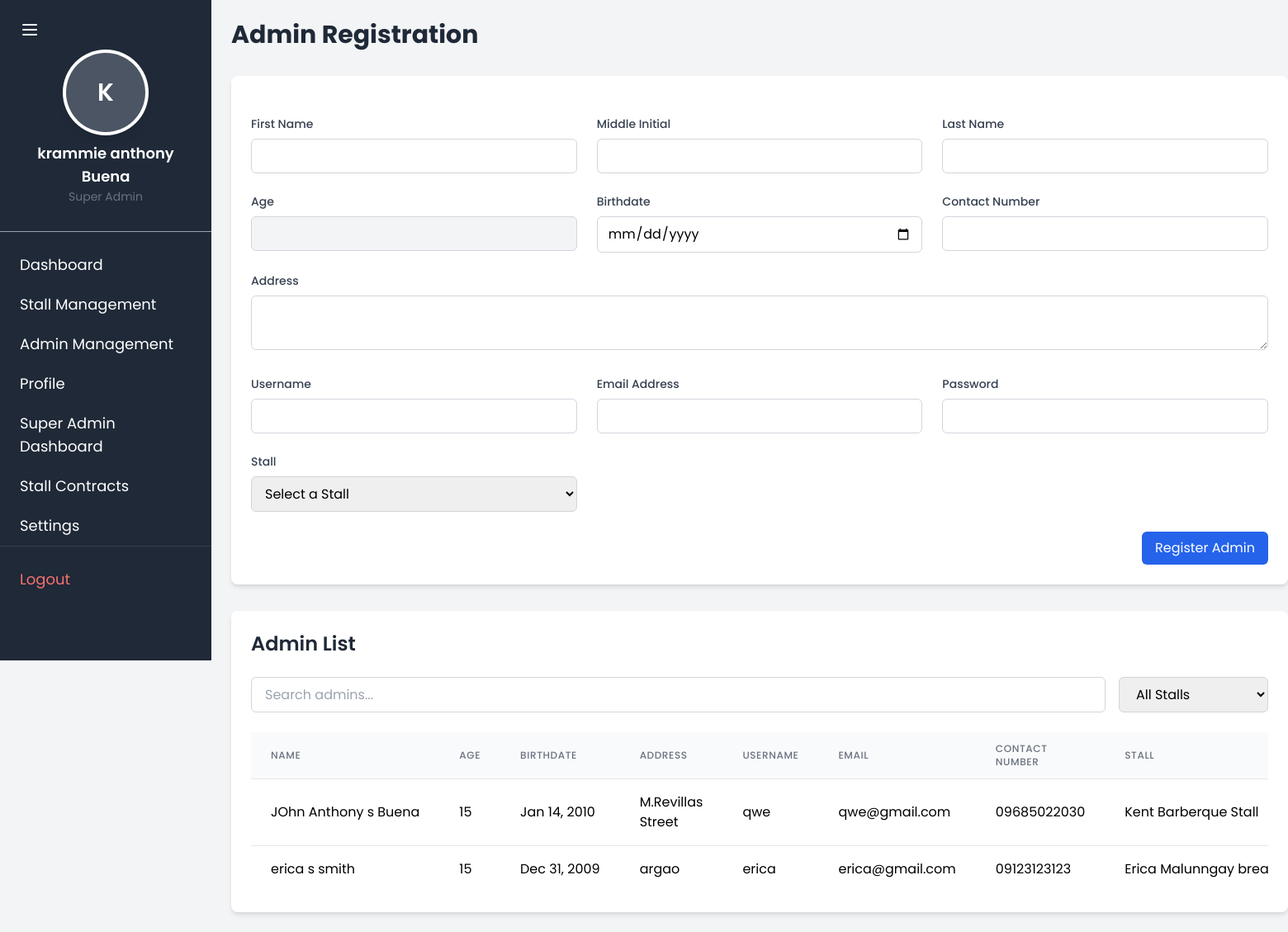
The app's page /register_admin (signed in) with its own data.
### TriadApp/models.py (models this page shows, shortened)
class CustomUser(AbstractUser):
    middle_name = models.CharField(max_length=50, blank=True, null=True)
    gender = models.CharField(max_length=10, blank=True, null=True)
    birthdate = models.DateField(null=True, blank=True)
    phone = models.CharField(max_length=15, blank=True, null=True)
    address = models.TextField(blank=True, null=True)
    profile_image = models.ImageField(upload_to='profile_images/', blank=True, null=True)
    groups = models.ManyToManyField(
        'auth.Group',
        related_name='custom_user_set',
        blank=True,
        help_text='The groups this user belongs to. A user will get all permissions granted to each of their groups.',
        verbose_name='groups',
    )
    user_permissions = models.ManyToManyField(
        'auth.Permission',
        related_name='custom_user_set',
        blank=True,
        help_text='Specific permissions for this user.',
        verbose_name='user permissions',
    )
    class Meta:
        db_table = 'custom_user'

class AdminProfile(models.Model):
    firstname = models.CharField(max_length=50)
    middle_initial = models.CharField(max_length=1, blank=True, null=True)
    lastname = models.CharField(max_length=50)
    age = models.IntegerField()
    birthdate = models.DateField()
    address = models.TextField()
    username = models.CharField(max_length=50, unique=True)
    email = models.EmailField(max_length=254, unique=True, default='', blank=True)
    password = models.CharField(max_length=100)
    contact_number = models.CharField(max_length=15)
    stall = models.ForeignKey('Stall', on_delete=models.CASCADE, related_name="admins", to_field='store_id')

class Stall(models.Model):
    store_id = models.UUIDField(default=uuid.uuid4, editable=False, unique=True)
    name = models.CharField(max_length=255)
    logo = models.ImageField(upload_to='stall_logos/')
    contact_number = models.CharField(max_length=15)
    is_active = models.BooleanField(default=True)  # Add is_active field with default value True

### TriadApp/super_admin.py (the view, shortened to what this page needs)
# urls.py: path('register_admin', super_admin.register_admin, name='register_admin'),
@superuser_required
def register_admin(request):
    stalls = Stall.objects.exclude(
        store_id__in=AdminProfile.objects.values_list('stall__store_id', flat=True)
    )
    admins = AdminProfile.objects.all()
    return render(request, 'TriadApp/superadmin/register_admin.html', {
        'stalls': stalls,
        'admins': admins,
        'super_admin': request.user
    })

### TriadApp/templates/TriadApp/superadmin/register_admin.html (shortened to what this page needs)
{% extends 'TriadApp/superadmin/super_admin.html' %}
{% block content %}
<div class="max-w-7xl mx-auto">
    <h1 class="text-3xl font-bold text-gray-800 mb-8">Admin Registration</h1>
    <div class="bg-white rounded-lg shadow-md p-6 mb-8">
        <form method="POST" enctype="multipart/form-data" class="space-y-6" id="adminForm">
            <div class="grid grid-cols-1 md:grid-cols-3 gap-6">
                <div>
                    <label for="firstname" class="block text-sm font-medium text-gray-700 mb-2">First Name</label>
                    <input type="text" id="firstname" name="firstname" required
                           class="w-full px-3 py-2 border border-gray-300 rounded-md focus:outline-none focus:ring-2 focus:ring-blue-500">
                </div>
                <div>
                    <label for="middle_initial" class="block text-sm font-medium text-gray-700 mb-2">Middle Initial</label>
                    <input type="text" id="middle_initial" name="middle_initial"
                           class="w-full px-3 py-2 border border-gray-300 rounded-md focus:outline-none focus:ring-2 focus:ring-blue-500">
                </div>
                <div>
                    <label for="lastname" class="block text-sm font-medium text-gray-700 mb-2">Last Name</label>
                    <input type="text" id="lastname" name="lastname" required
                           class="w-full px-3 py-2 border border-gray-300 rounded-md focus:outline-none focus:ring-2 focus:ring-blue-500">
                </div>
                <div>
                    <label for="age" class="block text-sm font-medium text-gray-700 mb-2">Age</label>
                    <input type="number" id="age" name="age" readonly required
                           class="w-full px-3 py-2 border border-gray-300 rounded-md bg-gray-100 cursor-not-allowed">
                </div>
                <div>
                    <label for="birthdate" class="block text-sm font-medium text-gray-700 mb-2">Birthdate</label>
                    <input type="date" id="birthdate" name="birthdate" required
                           class="w-full px-3 py-2 border border-gray-300 rounded-md focus:outline-none focus:ring-2 focus:ring-blue-500">
                </div>
                <div>
                    <label for="contact_number" class="block text-sm font-medium text-gray-700 mb-2">Contact Number</label>
                    <input type="text" id="contact_number" name="contact_number" required
                           class="w-full px-3 py-2 border border-gray-300 rounded-md focus:outline-none focus:ring-2 focus:ring-blue-500">
                </div>
                <div class="md:col-span-3">
                    <label for="address" class="block text-sm font-medium text-gray-700 mb-2">Address</label>
                    <textarea id="address" name="address" required rows="2"
                              class="w-full px-3 py-2 border border-gray-300 rounded-md focus:outline-none focus:ring-2 focus:ring-blue-500"></textarea>
                </div>
                <div>
                    <label for="username" class="block text-sm font-medium text-gray-700 mb-2">Username</label>
                    <input type="text" id="username" name="username" required
                           class="w-full px-3 py-2 border border-gray-300 rounded-md focus:outline-none focus:ring-2 focus:ring-blue-500">
                </div>
                <div>
                    <label for="email" class="block text-sm font-medium text-gray-700 mb-2">Email Address</label>
                    <input type="email" id="email" name="email" required
                           class="w-full px-3 py-2 border border-gray-300 rounded-md focus:outline-none focus:ring-2 focus:ring-blue-500">
                </div>
                <div>
                    <label for="password" class="block text-sm font-medium text-gray-700 mb-2">Password</label>
                    <input type="password" id="password" name="password" required
                           class="w-full px-3 py-2 border border-gray-300 rounded-md focus:outline-none focus:ring-2 focus:ring-blue-500">
                </div>
                <div>
                    <label for="stall" class="block text-sm font-medium text-gray-700 mb-2">Stall</label>
                    <select id="stall" name="stall" required {% if not stalls %}disabled{% endif %}
                            class="w-full px-3 py-2 border border-gray-300 rounded-md focus:outline-none focus:ring-2 focus:ring-blue-500 {% if not stalls %}bg-gray-100{% endif %}">
                        <option value="">Select a Stall</option>
                    </select>
                </div>
            </div>
            <div class="flex justify-end">
                <button type="submit"
                        class="px-4 py-2 {% if stalls %}bg-blue-600 hover:bg-blue-700{% else %}bg-gray-400 cursor-not-allowed{% endif %} text-white rounded-md focus:outline-none focus:ring-2 focus:ring-blue-500">
                    Register Admin
                </button>
            </div>
        </form>
    </div>
    <div class="bg-white rounded-lg shadow-md p-6">
        <h2 class="text-2xl font-semibold text-gray-800 mb-6">Admin List</h2>
        <div class="flex flex-col md:flex-row gap-4 mb-6">
            <input type="text" id="adminSearch" placeholder="Search admins..."
                   class="flex-1 px-4 py-2 border border-gray-300 rounded-md focus:outline-none focus:ring-2 focus:ring-blue-500">
            <select id="stallFilter"
                    class="px-4 py-2 border border-gray-300 rounded-md focus:outline-none focus:ring-2 focus:ring-blue-500">
                <option value="all">All Stalls</option>
            </select>
        </div>
        <div class="overflow-x-auto">
            <table id="adminTable" class="min-w-full divide-y divide-gray-200">
                <thead class="bg-gray-50">
                    <tr>
                        <th class="px-6 py-3 text-left text-xs font-medium text-gray-500 uppercase tracking-wider">Name</th>
                        <th class="px-6 py-3 text-left text-xs font-medium text-gray-500 uppercase tracking-wider">Age</th>
                        <th class="px-6 py-3 text-left text-xs font-medium text-gray-500 uppercase tracking-wider">Birthdate</th>
                        <th class="px-6 py-3 text-left text-xs font-medium text-gray-500 uppercase tracking-wider">Address</th>
                        <th class="px-6 py-3 text-left text-xs font-medium text-gray-500 uppercase tracking-wider">Username</th>
                        <th class="px-6 py-3 text-left text-xs font-medium text-gray-500 uppercase tracking-wider">Email</th>
                        <th class="px-6 py-3 text-left text-xs font-medium text-gray-500 uppercase tracking-wider">Contact Number</th>
                        <th class="px-6 py-3 text-left text-xs font-medium text-gray-500 uppercase tracking-wider">Stall</th>
                    </tr>
                </thead>
                <tbody class="bg-white divide-y divide-gray-200">
                    {% for admin in admins %}
                    <tr class="hover:bg-gray-50">
                        <td class="px-6 py-4 whitespace-nowrap">{{ admin.firstname }} {{ admin.middle_initial }} {{ admin.lastname }}</td>
                        <td class="px-6 py-4 whitespace-nowrap">{{ admin.age }}</td>
                        <td class="px-6 py-4 whitespace-nowrap">{{ admin.birthdate|date:"M d, Y" }}</td>
                        <td class="px-6 py-4">{{ admin.address }}</td>
                        <td class="px-6 py-4 whitespace-nowrap">{{ admin.username }}</td>
                        <td class="px-6 py-4 whitespace-nowrap">{{ admin.email }}</td>
                        <td class="px-6 py-4 whitespace-nowrap">{{ admin.contact_number }}</td>
                        <td class="px-6 py-4 whitespace-nowrap">{{ admin.stall.name }}</td>
                    </tr>
                    {% endfor %}
                </tbody>
            </table>
        </div>
    </div>
</div>
{% endblock %}

### TriadApp/templates/TriadApp/superadmin/super_admin.html (shortened to what this page needs)
<!DOCTYPE html>
<html lang="en">
<head>
    <link href="https://cdn.jsdelivr.net/npm/tailwindcss@2.2.16/dist/tailwind.min.css" rel="stylesheet">
</head>
<body class="bg-gray-100">
    <div class="flex">
        <button id="sidebarToggle" class="fixed top-4 left-4 z-50 p-2 bg-gray-800 text-white rounded-md hover:bg-gray-700">
            <svg class="w-6 h-6" fill="none" stroke="currentColor" viewBox="0 0 24 24">
                <path stroke-linecap="round" stroke-linejoin="round" stroke-width="2" d="M4 6h16M4 12h16M4 18h16" />
            </svg>
        </button>
        <div id="sidebar" class="w-64 h-screen bg-gray-800 text-white fixed sidebar">
            <div class="p-4 border-b border-gray-400 mt-10">
                <div class="flex flex-col items-center space-y-3 mb-4 mt-2">
                    {% if super_admin.profile_image %}
                        <div class="w-24 h-24 rounded-full overflow-hidden ring-4 ring-white shadow-lg">
                            <img id="profile"
                                 src="{{ super_admin.profile_image.url }}"
                                 alt="Profile Picture"
                                 class="w-full h-full object-cover">
                        </div>
                    {% else %}
                        <div id="profileFallback"
                             class="w-24 h-24 rounded-full bg-gray-600 flex items-center justify-center ring-4 ring-white shadow-lg">
                            <span class="text-3xl text-white font-semibold">
                                {{ super_admin.first_name|first|upper }}
                            </span>
                        </div>
                    {% endif %}
                    <div class="text-center">
                        <h2 class="text-lg font-semibold text-white-800">
                            {{ super_admin.first_name }} {{ super_admin.middle_name }} {{ super_admin.last_name }}
                        </h2>
                        <p class="text-sm text-gray-500">
                            Super Admin
                        </p>
                    </div>
                </div>
            </div>
            <nav class="mt-4">
                <ul>
                    <li>
                        <a href="{% url 'super_admin' %}" class="block py-2.5 px-6 text-lg hover:bg-gray-700">Dashboard</a>
                    </li>
                    <li>
                        <a href="{% url 'add_stall' %}" class="block py-2.5 px-6 text-lg hover:bg-gray-700">Stall Management</a>
                    </li>
                    <li>
                        <a href="{% url 'register_admin' %}" class="block py-2.5 px-6 text-lg hover:bg-gray-700">Admin Management</a>
                    </li>
                    <li>
                        <a href="{% url 'super_admin_profile' %}" class="block py-2.5 px-6 text-lg hover:bg-gray-700">Profile</a>
                    </li>
                    <li>
                        <a href="{% url 'admin:index' %}" class="block py-2.5 px-6 text-lg hover:bg-gray-700">Super Admin Dashboard</a>
                    </li>
                    <li>
                        <a href="{% url 'manage_contracts' %}" class="block py-2.5 px-6 text-lg hover:bg-gray-700">Stall Contracts</a>
                    </li>
                    <li>
                        <a href="#" class="block py-2.5 px-6 text-lg hover:bg-gray-700">Settings</a>
                    </li>
                    <li class="mt-auto border-t border-gray-700 pt-4">
                        <a href="{% url 'logout' %}"
                           class="block py-2.5 px-6 text-lg text-red-400 hover:bg-gray-700 hover:text-red-300">
                            <div class="flex items-center">
                                <span>Logout</span>
                            </div>
                        </a>
                    </li>
                </ul>
            </nav>
        </div>
        <div id="mainContent" class="flex-1 ml-64 p-6">
            {% block content %}{% endblock %}
</body>
</html>

### TriadApp/templates/TriadApp/superadmin/super_admin.html (style rules this page uses)
* { font-family: 'Poppins', sans-serif; }
.sidebar, .flex-1 { transition: all 0.3s ease-in-out; }

### TriadApp/templates/TriadApp/superadmin/register_admin.html (style rules this page uses)
* { font-family: 'Poppins', sans-serif; }

### records on screen
CustomUser: first_name|first "K", first_name "krammie", middle_name "anthony", last_name "Buena"
AdminProfile: firstname "JOhn Anthony", middle_initial "s", lastname "Buena", age "15", birthdate "Jan 14, 2010", address "M.Revillas Street", username "qwe", email "qwe@gmail.com", contact_number "09685022030", stall.name "Kent Barberque Stall"
AdminProfile: firstname "erica", middle_initial "s", lastname "smith", age "15", birthdate "Dec 31, 2009", address "argao", username "erica", email "erica@gmail.com", contact_number "09123123123", stall.name "Erica Malunngay…"
